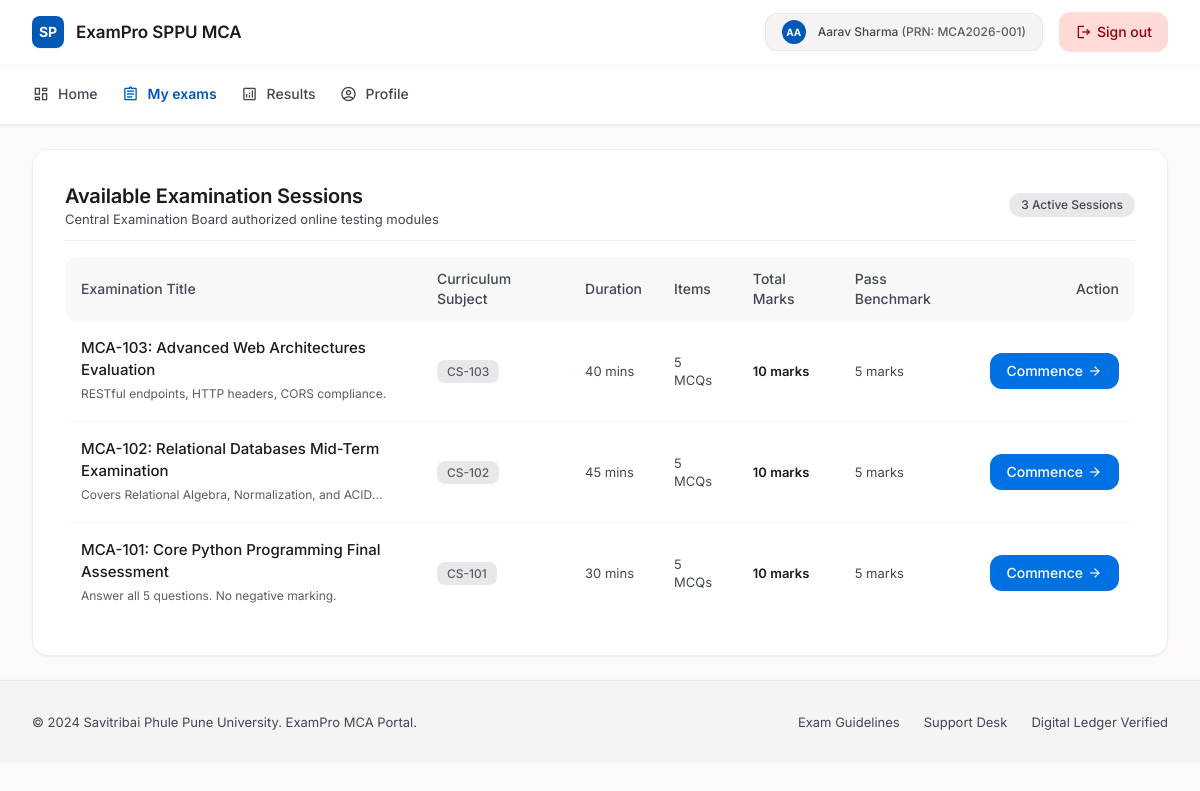
The page /student/exams (signed in) on the database its author committed.
### tables this page shows
CREATE TABLE users (
    id INTEGER PRIMARY KEY AUTOINCREMENT,
    username TEXT NOT NULL UNIQUE,
    email TEXT NOT NULL UNIQUE,
    password_hash TEXT NOT NULL,
    full_name TEXT NOT NULL,
    role TEXT NOT NULL CHECK(role IN ('admin', 'staff', 'student')),
    roll_number TEXT UNIQUE, -- applicable for students
    contact_number TEXT,
    profile_photo TEXT,
    department TEXT,
    designation TEXT,
    is_approved INTEGER NOT NULL DEFAULT 1 CHECK(is_approved IN (0, 1)),
    created_at TIMESTAMP DEFAULT CURRENT_TIMESTAMP
);

CREATE TABLE exams (
    id INTEGER PRIMARY KEY AUTOINCREMENT,
    title TEXT NOT NULL,
    subject_id INTEGER NOT NULL,
    duration_minutes INTEGER NOT NULL CHECK(duration_minutes > 0),
    total_marks INTEGER NOT NULL DEFAULT 0,
    pass_marks INTEGER NOT NULL DEFAULT 0,
    instructions TEXT,
    status TEXT NOT NULL DEFAULT 'Published' CHECK(status IN ('Draft', 'Published', 'Archived')),
    created_by_user_id INTEGER,
    created_at TIMESTAMP DEFAULT CURRENT_TIMESTAMP,
    FOREIGN KEY (subject_id) REFERENCES subjects(id) ON DELETE RESTRICT,
    FOREIGN KEY (created_by_user_id) REFERENCES users(id) ON DELETE SET NULL
);

### app.py (the view)
@app.route("/student/exams")
@student_required
def student_exams_page():
    available_exams = query_db("""
        SELECT e.id, e.title, e.duration_minutes, e.total_marks, e.pass_marks,
               e.instructions, s.name as subject_name, s.code as subject_code,
               COUNT(eq.id) as question_count
        FROM exams e
        JOIN subjects s ON e.subject_id = s.id
        LEFT JOIN exam_questions eq ON e.id = eq.exam_id
        WHERE e.status = 'Published'
        GROUP BY e.id
        HAVING question_count > 0
        ORDER BY e.id DESC
    """)
    return render_template("student/exams.html", exams=available_exams)

### templates/student/exams.html (shortened to what this page needs)
{% extends "student/base_student.html" %}
{% block content %}
<div class="bg-surface-container-lowest rounded-2xl shadow-sm p-6 sm:p-8 border border-surface-container-highest/60 space-y-space-md">
  <div class="flex flex-col sm:flex-row sm:items-center justify-between gap-space-sm pb-space-sm border-b border-surface-container-highest/60">
    <div>
      <h2 class="font-headline-md text-headline-md text-on-surface">Available Examination Sessions</h2>
      <p class="font-body-sm text-body-sm text-on-surface-variant">Central Examination Board authorized online testing modules</p>
    </div>
    <span class="inline-flex items-center px-3 py-1 rounded-full bg-surface-container-high text-on-surface-variant font-label-sm text-label-sm font-medium self-start sm:self-auto">
      {{ exams|length }} Active Sessions
    </span>
  </div>
  <div class="overflow-x-auto">
    <table class="w-full text-left">
      <thead>
        <tr class="text-on-surface-variant font-label-md text-label-md bg-surface-container-low/60 rounded-xl">
          <th class="py-3 px-4 font-medium rounded-l-xl">Examination Title</th>
          <th class="py-3 px-4 font-medium">Curriculum Subject</th>
          <th class="py-3 px-4 font-medium">Duration</th>
          <th class="py-3 px-4 font-medium">Items</th>
          <th class="py-3 px-4 font-medium">Total Marks</th>
          <th class="py-3 px-4 font-medium">Pass Benchmark</th>
          <th class="py-3 px-4 font-medium text-right rounded-r-xl">Action</th>
        </tr>
      </thead>
      <tbody class="divide-y divide-surface-container-highest/30">
        {% for exam in exams %}
          <tr class="hover:bg-surface-container-low/40 transition-colors">
            <td class="py-4 px-4 font-body-md text-body-md text-on-surface font-medium">
              <div>{{ exam.title }}</div>
              {% if exam.instructions %}
                <div class="text-[12px] text-secondary font-normal mt-0.5 line-clamp-1">{{ exam.instructions }}</div>
              {% endif %}
            </td>
            <td class="py-4 px-4 font-body-sm text-body-sm text-on-surface-variant">
              <span class="px-2.5 py-1 rounded-lg bg-surface-container-high text-secondary font-label-sm text-label-sm font-medium">
                {{ exam.subject_code }}
              </span>
            </td>
            <td class="py-4 px-4 font-body-sm text-body-sm text-on-surface-variant">{{ exam.duration_minutes }} mins</td>
            <td class="py-4 px-4 font-body-sm text-body-sm text-on-surface-variant">{{ exam.question_count }} MCQs</td>
            <td class="py-4 px-4 font-body-sm text-body-sm text-on-surface font-semibold">{{ exam.total_marks }} marks</td>
            <td class="py-4 px-4 font-body-sm text-body-sm text-on-surface-variant">{{ exam.pass_marks }} marks</td>
            <td class="py-4 px-4 text-right">
              <a href="{{ url_for('student_take_exam', exam_id=exam.id) }}" class="inline-flex items-center gap-1 h-9 px-4 rounded-xl bg-primary-container text-on-primary font-label-md text-label-md hover:opacity-95 active:scale-[0.99] transition-all shadow-sm">
                <span>Commence</span>
                <span class="material-symbols-outlined text-[16px]">arrow_forward</span>
              </a>
            </td>
          </tr>
        {% else %}
          <tr>
            <td colspan="7" class="py-8 text-center text-on-surface-variant font-body-sm">
              No examination sessions are currently active. Please check back later.
            </td>
          </tr>
        {% endfor %}
      </tbody>
    </table>
  </div>
</div>
{% endblock %}

### templates/student/base_student.html (shortened to what this page needs)
{% extends "base.html" %}
{% block layout %}
<header class="fixed top-0 left-0 right-0 z-50 bg-surface-container-lowest shadow-[0_1px_8px_rgba(0,0,0,0.04)]">
  <div class="h-16 max-w-7xl mx-auto px-margin flex items-center justify-between gap-space-lg">
    <div class="flex items-center gap-space-md">
      <a href="{{ url_for('student_dashboard') }}" class="flex items-center gap-space-sm">
        <div class="w-8 h-8 rounded-lg bg-primary text-on-primary flex items-center justify-center font-bold text-sm shadow-sm">SP</div>
        <span class="font-title text-title text-on-surface">ExamPro SPPU MCA</span>
      </a>
    </div>
    <div class="flex items-center gap-space-md">
      <a href="{{ url_for('student_profile_page') }}" class="hidden sm:flex items-center gap-space-sm py-1.5 px-space-md rounded-xl bg-surface-container-low hover:bg-surface-container text-on-surface-variant hover:text-on-surface transition-colors border border-surface-container-highest/60" title="Manage Profile & Settings">
        <div class="w-6 h-6 rounded-full bg-primary text-on-primary flex items-center justify-center font-bold text-[10px] overflow-hidden">
          {% if current_user.profile_photo %}
            <img src="{{ url_for('static', filename='uploads/avatars/' + current_user.profile_photo) }}" alt="Avatar" class="w-full h-full object-cover"/>
          {% else %}
            {{ (current_user.full_name or 'ST')[:2]|upper }}
          {% endif %}
        </div>
        <span class="font-label-sm text-label-sm">
          {{ current_user.full_name or 'Enrolled Candidate' }}
          <span class="text-secondary">(PRN: {{ current_user.roll_number or 'N/A' }})</span>
        </span>
      </a>
      <a class="inline-flex items-center justify-center h-10 px-space-md rounded-xl bg-error-container text-on-error-container font-label-md text-label-md hover:opacity-90 transition-opacity gap-1" href="{{ url_for('student_logout') }}">
        <span class="material-symbols-outlined text-[18px]">logout</span>
        <span>Sign out</span>
      </a>
    </div>
  </div>
</header>
<main class="w-full pt-16 bg-surface min-h-[calc(100vh-160px)]">
  <div class="flex flex-col w-full">
    <div class="w-full bg-surface-container-lowest shadow-sm border-b border-surface-container-highest/60">
      <div class="max-w-7xl mx-auto px-margin py-space-sm flex flex-col sm:flex-row items-start sm:items-center justify-between gap-space-sm">
        <div class="flex items-center gap-space-lg overflow-x-auto w-full sm:w-auto">
          <a class="font-label-md text-label-md flex items-center gap-space-xs py-space-xs transition-colors {% if request.endpoint == 'student_dashboard' %}text-primary font-semibold{% else %}text-on-surface-variant hover:text-on-surface{% endif %}" href="{{ url_for('student_dashboard') }}">
            <span class="material-symbols-outlined text-[18px]" {% if request.endpoint == 'student_dashboard' %}style="font-variation-settings: 'FILL' 1;"{% endif %}>dashboard</span>
            <span>Home</span>
          </a>
          <a class="font-label-md text-label-md flex items-center gap-space-xs py-space-xs transition-colors {% if request.endpoint == 'student_exams_page' %}text-primary font-semibold{% else %}text-on-surface-variant hover:text-on-surface{% endif %}" href="{{ url_for('student_exams_page') }}">
            <span class="material-symbols-outlined text-[18px]">assignment</span>
            <span>My exams</span>
          </a>
          <a class="font-label-md text-label-md flex items-center gap-space-xs py-space-xs transition-colors {% if request.endpoint == 'student_history_page' %}text-primary font-semibold{% else %}text-on-surface-variant hover:text-on-surface{% endif %}" href="{{ url_for('student_history_page') }}">
            <span class="material-symbols-outlined text-[18px]">analytics</span>
            <span>Results</span>
          </a>
          <a class="font-label-md text-label-md flex items-center gap-space-xs py-space-xs transition-colors {% if request.endpoint == 'student_profile_page' %}text-primary font-semibold{% else %}text-on-surface-variant hover:text-on-surface{% endif %}" href="{{ url_for('student_profile_page') }}">
            <span class="material-symbols-outlined text-[18px]">account_circle</span>
            <span>Profile</span>
          </a>
        </div>
      </div>
    </div>
    <div class="w-full max-w-7xl mx-auto px-margin py-space-lg space-y-space-lg">
      {% block content %}{% endblock %}
    </div>
  </div>
</main>
<footer class="w-full bg-surface-container-low shadow-[0_-1px_6px_rgba(0,0,0,0.02)] py-margin mt-auto border-t border-surface-container-highest/60">
  <div class="max-w-7xl mx-auto px-margin flex flex-col md:flex-row items-center justify-between gap-space-md text-on-surface-variant font-body-sm text-body-sm">
    <p>&copy; 2024 Savitribai Phule Pune University. ExamPro MCA Portal.</p>
    <div class="flex items-center gap-space-lg">
      <span class="hover:text-on-surface transition-colors">Exam Guidelines</span>
      <span class="hover:text-on-surface transition-colors">Support Desk</span>
      <span class="hover:text-on-surface transition-colors">Digital Ledger Verified</span>
    </div>
  </div>
</footer>
{% endblock %}

### templates/base.html (shortened to what this page needs)
<!DOCTYPE html>
<html lang="en">
<head>
  <script src="https://cdn.tailwindcss.com"></script>
  <script id="tailwind-config">
    tailwind.config = {
      darkMode: "class",
      theme: {
        extend: {
          colors: {
            "surface-container-highest": "#e4e2e4",
            "on-primary-container": "#fcfbff",
            "primary-fixed-dim": "#abc7ff",
            "surface-bright": "#fcf8fb",
            "on-tertiary": "#ffffff",
            "on-secondary-fixed-variant": "#3f484f",
            "tertiary": "#9b3f00",
            "surface-container-high": "#eae7ea",
            "on-secondary": "#ffffff",
            "surface-container-low": "#f6f3f5",
            "error-container": "#ffdad6",
            "on-primary-fixed": "#001b3f",
            "on-tertiary-fixed": "#341000",
            "on-secondary-container": "#5b646b",
            "secondary": "#565f67",
            "on-background": "#1b1b1d",
            "tertiary-container": "#c25100",
            "on-surface-variant": "#414753",
            "outline-variant": "#c1c6d6",
            "on-secondary-fixed": "#141d23",
            "secondary-fixed": "#dbe4ec",
            "surface-dim": "#dcd9dc",
            "tertiary-fixed": "#ffdbcb",
            "on-error": "#ffffff",
            "surface-container-lowest": "#ffffff",
            "outline": "#717785",
            "secondary-container": "#d8e1ea",
            "on-tertiary-fixed-variant": "#7a3000",
            "inverse-surface": "#303032",
            "background": "#fcf8fb",
            "inverse-on-surface": "#f3f0f2",
            "on-primary-fixed-variant": "#00458f",
            "inverse-primary": "#abc7ff",
            "on-error-container": "#93000a",
            "secondary-fixed-dim": "#bec8d0",
            "on-tertiary-container": "#fffaf9",
            "on-surface": "#1b1b1d",
            "surface-container": "#f0edef",
            "primary": "#0059b5",
            "primary-fixed": "#d7e2ff",
            "tertiary-fixed-dim": "#ffb693",
            "primary-container": "#0071e3",
            "on-primary": "#ffffff",
            "surface-variant": "#e4e2e4",
            "surface-tint": "#005cbb",
            "error": "#ba1a1a",
            "surface": "#fcf8fb"
          },
          borderRadius: {
            DEFAULT: "0.25rem",
            lg: "0.5rem",
            xl: "0.75rem",
            full: "9999px"
          },
          spacing: {
            "gutter": "1.5rem",
            "margin": "2rem",
            "space-md": "1rem",
            "space-sm": "0.75rem",
            "space-xs": "0.5rem",
            "space-lg": "1.5rem",
            "space-xl": "2rem"
          },
          fontFamily: {
            "body-md": ["Inter", "sans-serif"],
            "headline-md": ["Inter", "sans-serif"],
            "body-sm": ["Inter", "sans-serif"],
            "title": ["Inter", "sans-serif"],
            "headline-lg": ["Inter", "sans-serif"],
            "label-md": ["Inter", "sans-serif"],
            "headline-xl": ["Inter", "sans-serif"],
            "body-lg": ["Inter", "sans-serif"],
            "label-sm": ["Inter", "sans-serif"]
          },
          fontSize: {
            "body-md": ["15px", { lineHeight: "22px", fontWeight: "400" }],
            "headline-md": ["20px", { lineHeight: "28px", letterSpacing: "-0.01em", fontWeight: "600" }],
            "body-sm": ["13px", { lineHeight: "18px", fontWeight: "400" }],
            "title": ["17px", { lineHeight: "24px", letterSpacing: "-0.005em", fontWeight: "600" }],
            "headline-lg": ["24px", { lineHeight: "32px", letterSpacing: "-0.015em", fontWeight: "600" }],
            "label-md": ["14px", { lineHeight: "20px", fontWeight: "500" }],
            "headline-xl": ["32px", { lineHeight: "40px", letterSpacing: "-0.02em", fontWeight: "600" }],
            "body-lg": ["17px", { lineHeight: "26px", fontWeight: "400" }],
            "label-sm": ["12px", { lineHeight: "16px", fontWeight: "500" }]
          }
        }
      }
    };
  </script>
</head>
<body class="bg-surface font-body-md text-body-md text-on-surface antialiased {% block body_class %}{% endblock %}">
  {% block layout %}{% endblock %}
</body>
</html>

### rows shown on the page
users: full_name "AA", full_name "Aarav Sharma", roll_number "MCA2026-001"
exams: title "MCA-103: Advanced Web Architectures Evaluation", instructions "RESTful endpoints, HTTP headers, CORS compliance.", subject_code "CS-103", duration_minutes "40", question_count "5", total_marks "10", pass_marks "5"
exams: title "MCA-102: Relational Databases Mid-Term Examination", instructions "Covers Relational Algebra, Normalization, and…", subject_code "CS-102", duration_minutes "45", question_count "5", total_marks "10", pass_marks "5"
exams: title "MCA-101: Core Python Programming Final Assessment", instructions "Answer all 5 questions. No negative marking.", subject_code "CS-101", duration_minutes "30", question_count "5", total_marks "10", pass_marks "5"

### other values the page prints
{{ exams|length }} "3"
